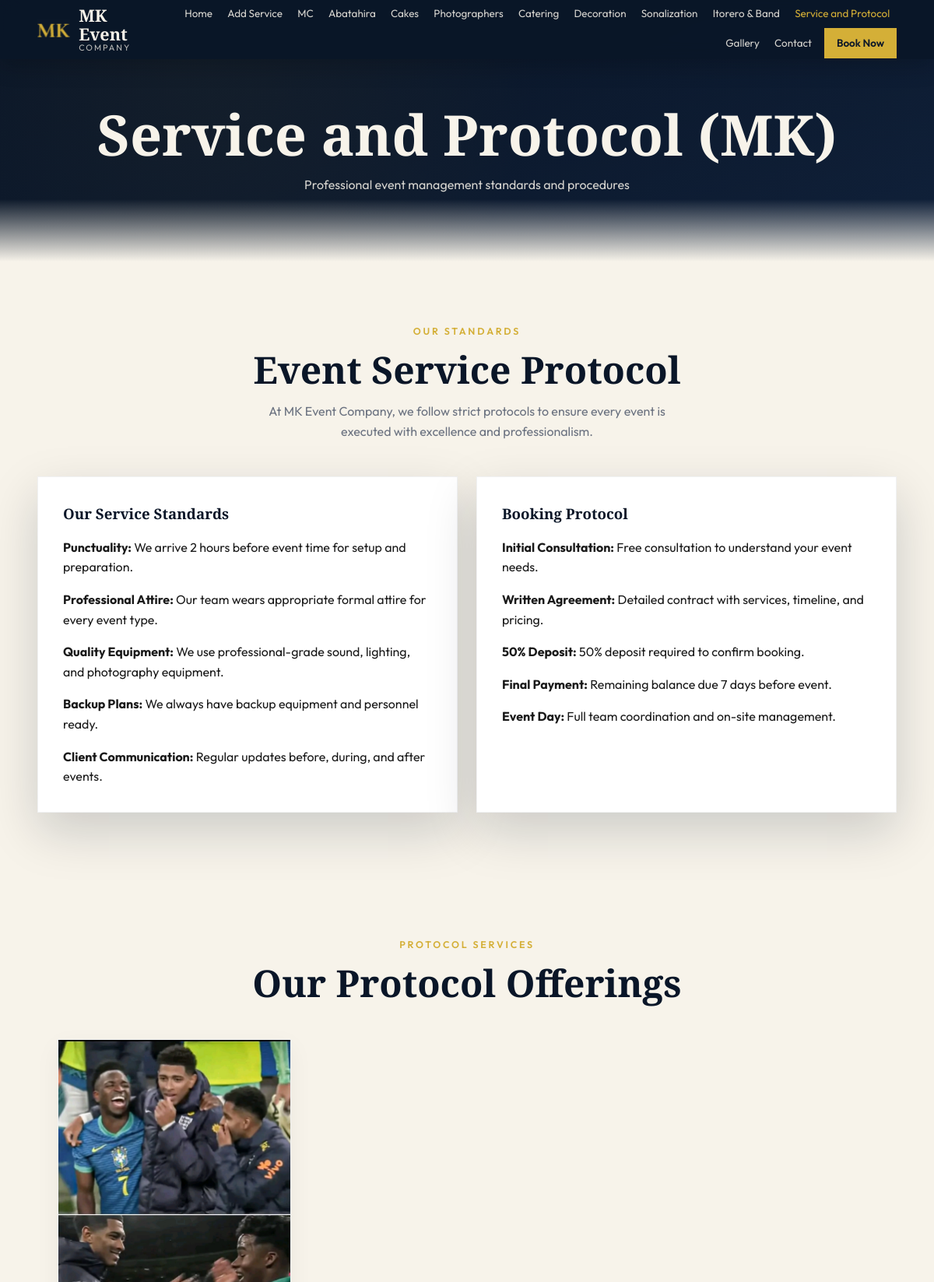
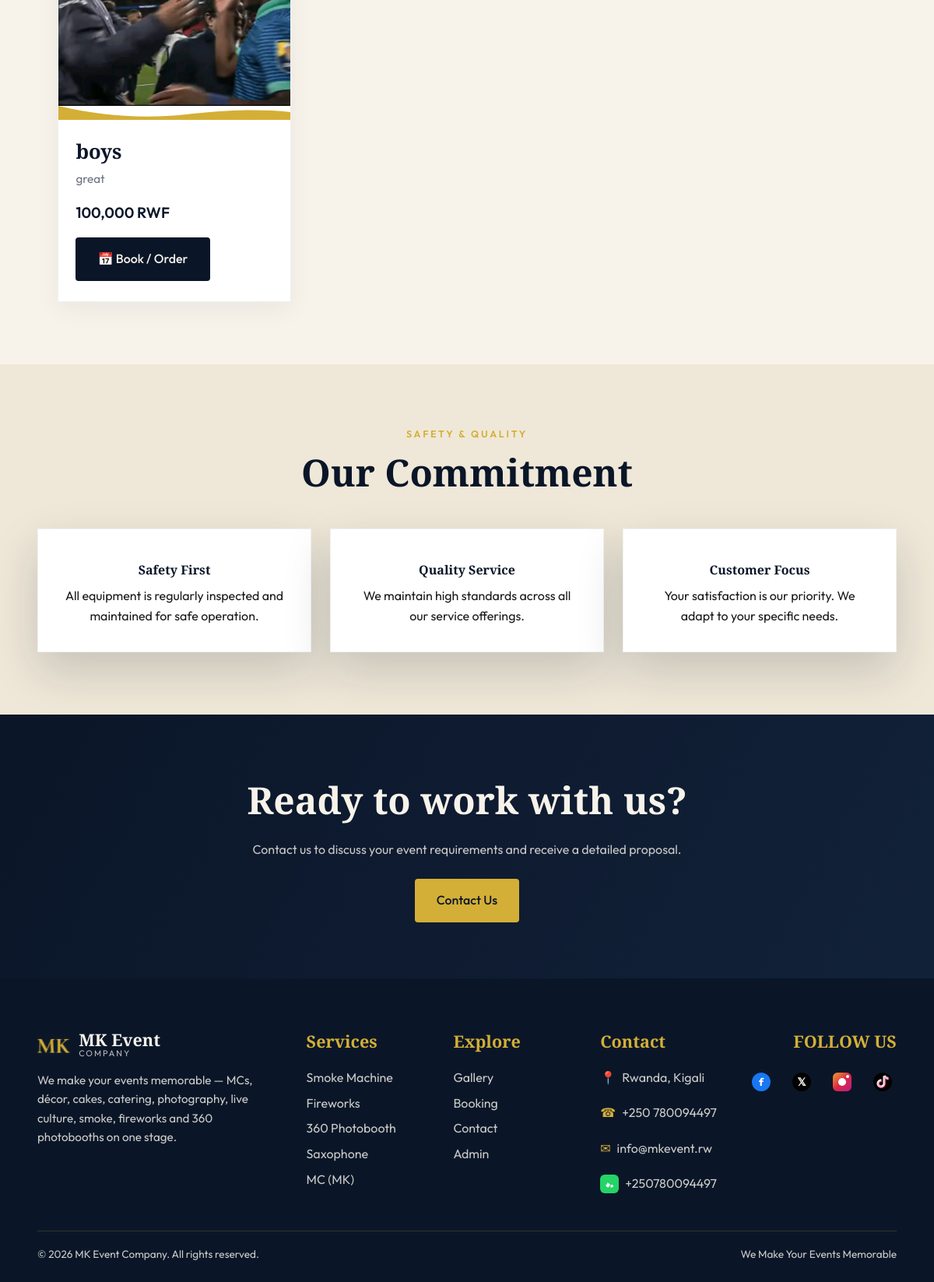
The page /pages/service-protocol.php on the database its author committed (2 pictures, top to bottom).
### tables this page shows
CREATE TABLE `service_protocols` (
  `id` int(11) NOT NULL,
  `title` varchar(150) NOT NULL,
  `photo` varchar(255) DEFAULT NULL,
  `description` text DEFAULT NULL,
  `price` decimal(12,2) DEFAULT 0.00,
  `status` enum('available','unavailable') DEFAULT 'available',
  `created_at` timestamp NOT NULL DEFAULT current_timestamp()
);

CREATE TABLE `settings` (
  `id` int(11) NOT NULL,
  `site_name` varchar(150) DEFAULT 'MK Event Company',
  `tagline` varchar(255) DEFAULT 'We Make Your Events Memorable',
  `phone` varchar(50) DEFAULT '+250 788 000 000',
  `email` varchar(150) DEFAULT 'info@mkevent.rw',
  `address` text DEFAULT NULL,
  `facebook` varchar(255) DEFAULT NULL,
  `instagram` varchar(255) DEFAULT NULL,
  `twitter` varchar(255) DEFAULT NULL,
  `whatsapp` varchar(50) DEFAULT NULL,
  `about_text` text DEFAULT NULL
);

### includes/db.php (called while the page is built, shortened)
<?php
function mk_db() {
    static $conn = null;
    if ($conn === null) {
        try {
            $conn = new PDO('mysql:host=localhost;dbname=MK;charset=utf8', 'root', '', array(
                PDO::ATTR_ERRMODE => PDO::ERRMODE_EXCEPTION,
                PDO::ATTR_DEFAULT_FETCH_MODE => PDO::FETCH_ASSOC,
            ));
        } catch (PDOException $e) {
            $conn = false;
        }
    }
    return $conn;
}
function mk_api($path) {
    $db = mk_db();
    $path = trim($path, '/');
    $map = array(
        'settings' => 'settings',
        'mcs' => 'mcs',
        'abatahira' => 'abatahira',
        'cakes' => 'cakes',
        'photographers' => 'photographers',
        'catering' => 'catering',
        'decorations' => 'decorations',
        'sonalization' => 'sonalization',
        'itorero-bands' => 'itorero_bands',
        'extra-services' => 'extra_services',
        'service-protocols' => 'service_protocols',
        'gallery' => 'gallery',
        'testimonials' => 'testimonials',
        'bookings' => 'bookings',
        'contact' => 'contact_messages',
        'stats' => null,
    );
    if ($path === 'settings') {
        return mk_api_rows($db, 'SELECT * FROM settings LIMIT 1', true);
    }
    if (isset($map[$path]) && $map[$path]) {
        $table = $map[$path];
        return mk_api_rows($db, "SELECT * FROM `$table` ORDER BY id DESC");
    }
    return array('success' => false, 'data' => array());
}
function mk_api_rows($db, $sql, $single = false) {
    try {
        $rows = $db->query($sql)->fetchAll();
        return array('success' => true, 'data' => $single ? (isset($rows[0]) ? $rows[0] : null) : $rows);
    } catch (PDOException $e) {
        error_log('mk_api query failed: ' . $e->getMessage());
        return array('success' => false, 'data' => array());
    }
}

### pages/service-protocol.php (the view)
<?php
require_once __DIR__ . '/../includes/layout.php';
$protocol = mk_api('service-protocols');
$p = isset($protocol['data']) ? $protocol['data'] : array();
$content = '
<section class="page-hero"><div><h1>Service and Protocol (MK)</h1><p>Professional event management standards and procedures</p></div></section>
<section class="section">
  <div class="container">
    <div class="section-head">
      <div class="eyebrow">Our Standards</div>
      <h2>Event Service Protocol</h2>
      <p>At MK Event Company, we follow strict protocols to ensure every event is executed with excellence and professionalism.</p>
    </div>
    <div class="grid-2">
      <div class="form-card">
        <h3 style="font-family:var(--font-display);color:var(--navy);margin-bottom:1rem">Our Service Standards</h3>
        <ul style="display:grid;gap:1rem">
          <li><strong>Punctuality:</strong> We arrive 2 hours before event time for setup and preparation.</li>
          <li><strong>Professional Attire:</strong> Our team wears appropriate formal attire for every event type.</li>
          <li><strong>Quality Equipment:</strong> We use professional-grade sound, lighting, and photography equipment.</li>
          <li><strong>Backup Plans:</strong> We always have backup equipment and personnel ready.</li>
          <li><strong>Client Communication:</strong> Regular updates before, during, and after events.</li>
        </ul>
      </div>
      <div class="form-card">
        <h3 style="font-family:var(--font-display);color:var(--navy);margin-bottom:1rem">Booking Protocol</h3>
        <ul style="display:grid;gap:1rem">
          <li><strong>Initial Consultation:</strong> Free consultation to understand your event needs.</li>
          <li><strong>Written Agreement:</strong> Detailed contract with services, timeline, and pricing.</li>
          <li><strong>50% Deposit:</strong> 50% deposit required to confirm booking.</li>
          <li><strong>Final Payment:</strong> Remaining balance due 7 days before event.</li>
          <li><strong>Event Day:</strong> Full team coordination and on-site management.</li>
        </ul>
      </div>
    </div>
  </div>
</section>
<section class="section">
  <div class="container">
    <div class="section-head">
      <div class="eyebrow">Protocol Services</div>
      <h2>Our Protocol Offerings</h2>
    </div>';
if (empty($p)) {
  $content .= '<p style="color:var(--muted)">No protocol services available yet.</p>';
} else {
  $content .= '<div class="grid-3">';
  foreach ($p as $item) {
    $photo = isset($item['photo']) ? htmlspecialchars($item['photo']) : '';
    $photoPath = $photo ? mk_url('/uploads/service-protocols/') . $photo : '';
    $content .= '<article class="service-card">
      <div class="media">' . ($photoPath ? '<img src="' . $photoPath . '" alt="' . htmlspecialchars($item['title']) . '" style="width:100%;height:100%;object-fit:cover" />' : '<div class="initial">' . strtoupper(substr($item['title'], 0, 1)) . '</div>') . '</div>
      <div class="divider"></div>
      <div class="body">
        <h3>' . htmlspecialchars($item['title']) . '</h3>
        <p>' . htmlspecialchars($item['description']) . '</p>
        <div class="price">' . number_format($item['price']) . ' RWF</div>
        <a class="btn btn-dark" href="' . mk_url('/pages/booking.php') . '?service=service_protocol&amp;id=' . $item['id'] . '">&#x1F4C5; Book / Order</a>
      </div>
    </article>';
  }
  $content .= '</div>';
}
$content .= '
</section>
<section class="section" style="background:var(--cream)">
  <div class="container">
    <div class="section-head">
      <div class="eyebrow">Safety & Quality</div>
      <h2>Our Commitment</h2>
    </div>
    <div class="grid-3">
      <div class="form-card" style="text-align:center">
        <h3 style="font-size:2rem;margin-bottom:.5rem"></h3>
        <h4 style="font-family:var(--font-display);color:var(--navy);margin-bottom:.5rem">Safety First</h4>
        <p>All equipment is regularly inspected and maintained for safe operation.</p>
      </div>
      <div class="form-card" style="text-align:center">
        <h3 style="font-size:2rem;margin-bottom:.5rem"></h3>
        <h4 style="font-family:var(--font-display);color:var(--navy);margin-bottom:.5rem">Quality Service</h4>
        <p>We maintain high standards across all our service offerings.</p>
      </div>
      <div class="form-card" style="text-align:center">
        <h3 style="font-size:2rem;margin-bottom:.5rem"></h3>
        <h4 style="font-family:var(--font-display);color:var(--navy);margin-bottom:.5rem">Customer Focus</h4>
        <p>Your satisfaction is our priority. We adapt to your specific needs.</p>
      </div>
    </div>
  </div>
</section>
<section class="cta-band">
  <h2>Ready to work with us?</h2>
  <p>Contact us to discuss your event requirements and receive a detailed proposal.</p>
  <a href="' . mk_url('/pages/contact.php') . '" class="btn btn-gold">Contact Us</a>
</section>';
mk_page('Service and Protocol (MK)', $content, 'service-protocol');

### includes/layout.php (shortened to what this page needs)
<?php
require_once __DIR__ . '/db.php';
function mk_url($path = '') {
    return MK_BASE . $path;
}
function mk_page($title, $content, $active = '') {
    $year = date('Y');
    $isHome = ($active === 'home');
    $headerClass = $isHome ? 'site-header' : 'site-header scrolled';
    $settings = mk_api('settings');
    $s = isset($settings['data']) ? $settings['data'] : array();
    $phone = isset($s['phone']) ? $s['phone'] : '+250 788 000 000';
    $email = isset($s['email']) ? $s['email'] : 'info@mkevent.rw';
    $address = isset($s['address']) ? $s['address'] : 'Kigali, Rwanda';
    $whatsapp = isset($s['whatsapp']) ? $s['whatsapp'] : '+2507880094497';
    $facebook = isset($s['facebook']) ? $s['facebook'] : 'https://facebook.com/mkevent';
    $instagram = isset($s['instagram']) ? $s['instagram'] : 'https://instagram.com/mkevent';
    $twitter = isset($s['twitter']) ? $s['twitter'] : 'https://twitter.com/mkevent';
    $tiktok = isset($s['tiktok']) ? $s['tiktok'] : 'https://tiktok.com/@mkevent';
    $cssVer = (string) @filemtime(__DIR__ . '/../assets/css/style.css');
    $jsVer = (string) @filemtime(__DIR__ . '/../assets/js/main.js');
    $base = MK_BASE;
    echo '<!DOCTYPE html>
<html lang="en">
<head>
  <title>' . htmlspecialchars($title) . ' | MK Event Company</title>
  <link rel="icon" type="image/png" href="' . $base . '/assets/logo.png" />
  <link rel="shortcut icon" type="image/png" href="' . $base . '/assets/logo.png" />
  <link rel="apple-touch-icon" href="' . $base . '/assets/logo.png" />
  <link rel="stylesheet" href="' . $base . '/assets/css/style.css?v=' . $cssVer . '" />
</head>
<body>
<header class="' . $headerClass . '" id="siteHeader">
  <div class="container nav-wrap">
    <a href="' . $base . '/" class="logo">
      <img src="' . $base . '/assets/logo.png" alt="MK Event Company" class="logo-img" />
      <div class="logo-text"><strong>MK Event</strong><span>Company</span></div>
    </a>
    <nav class="nav-links" id="navLinks">
      <a href="' . $base . '/" class="' . ($active==='home'?'active':'') . '">Home</a>
      <div class="nav-drop' . (in_array($active, array('smoke','fireworks','photobooth','saxophone'), true) ? ' active' : '') . '">
        <button class="nav-drop-btn" type="button">Add Service</button>
          <a href="' . $base . '/pages/smoke-machine.php" class="' . ($active==='smoke'?'active':'') . '">Smoke Machine</a>
          <a href="' . $base . '/pages/fireworks.php" class="' . ($active==='fireworks'?'active':'') . '">Fireworks</a>
          <a href="' . $base . '/pages/photobooth.php" class="' . ($active==='photobooth'?'active':'') . '">360 Photobooth</a>
          <a href="' . $base . '/pages/saxophone.php" class="' . ($active==='saxophone'?'active':'') . '">Saxophone</a>
      </div>
      <a href="' . $base . '/pages/mc.php" class="' . ($active==='mc'?'active':'') . '">MC</a>
      <a href="' . $base . '/pages/abatahira.php" class="' . ($active==='abatahira'?'active':'') . '">Abatahira</a>
      <a href="' . $base . '/pages/cakes.php" class="' . ($active==='cakes'?'active':'') . '">Cakes</a>
      <a href="' . $base . '/pages/photographers.php" class="' . ($active==='photographers'?'active':'') . '">Photographers</a>
      <a href="' . $base . '/pages/catering.php" class="' . ($active==='catering'?'active':'') . '">Catering</a>
      <a href="' . $base . '/pages/decoration.php" class="' . ($active==='decoration'?'active':'') . '">Decoration</a>
      <a href="' . $base . '/pages/sonalization.php" class="' . ($active==='sonalization'?'active':'') . '">Sonalization</a>
      <a href="' . $base . '/pages/itorero-band.php" class="' . ($active==='itorero'?'active':'') . '">Itorero & Band</a>
      <a href="' . $base . '/pages/service-protocol.php" class="' . ($active==='service-protocol'?'active':'') . '">Service and Protocol</a>
      <a href="' . $base . '/pages/gallery.php" class="' . ($active==='gallery'?'active':'') . '">Gallery</a>
      <a href="' . $base . '/pages/contact.php" class="' . ($active==='contact'?'active':'') . '">Contact</a>
      <a href="' . $base . '/pages/booking.php" class="nav-cta">Book Now</a>
    </nav>
  </div>
</header>
<main>' . $content . '</main>
<footer class="site-footer">
  <div class="container footer-grid">
    <div class="footer-brand">
      <div class="logo">
        <img src="' . $base . '/assets/logo.png" alt="MK Event Company" class="logo-img" />
        <div class="logo-text"><strong>MK Event</strong><span>Company</span></div>
      </div>
      <p>We make your events memorable — MCs, décor, cakes, catering, photography, live culture, smoke, fireworks and 360 photobooths on one stage.</p>
    </div>
    <div><h4>Services</h4><ul>
      <li><a href="' . $base . '/pages/smoke-machine.php">Smoke Machine</a></li>
      <li><a href="' . $base . '/pages/fireworks.php">Fireworks</a></li>
      <li><a href="' . $base . '/pages/photobooth.php">360 Photobooth</a></li>
      <li><a href="' . $base . '/pages/saxophone.php">Saxophone</a></li>
      <li><a href="' . $base . '/pages/mc.php">MC (MK)</a></li>
    </ul></div>
    <div><h4>Explore</h4><ul>
      <li><a href="' . $base . '/pages/gallery.php">Gallery</a></li>
      <li><a href="' . $base . '/pages/booking.php">Booking</a></li>
      <li><a href="' . $base . '/pages/contact.php">Contact</a></li>
      <li><a href="' . $base . '/pages/admin.php">Admin</a></li>
    </ul></div>
    <div><h4>Contact</h4><ul style="display:flex;flex-direction:column;gap:.8rem">
      <li style="display:flex;align-items:center;gap:.5rem"><span style="color:var(--gold)">&#x1F4CD;</span> <span style="color:rgba(247,243,234,.82)">' . htmlspecialchars($address) . '</span></li>
      <li style="display:flex;align-items:center;gap:.5rem"><span style="color:var(--gold)">&#x260E;</span> <a href="tel:' . preg_replace('/[^0-9+]/', '', $phone) . '" style="color:rgba(247,243,234,.82);text-decoration:none">' . htmlspecialchars($phone) . '</a></li>
      <li style="display:flex;align-items:center;gap:.5rem"><span style="color:var(--gold)">&#x2709;</span> <a href="mailto:' . htmlspecialchars($email) . '" style="color:rgba(247,243,234,.82);text-decoration:none">' . htmlspecialchars($email) . '</a></li>
      <li style="display:flex;align-items:center;gap:.5rem">
        <a href="https://wa.me/' . preg_replace('/[^0-9]/', '', $whatsapp) . '" target="_blank" style="color:rgba(247,243,234,.82);text-decoration:none">' . htmlspecialchars($whatsapp) . '</a>
      </li>
    </ul></div>
    <div class="footer-social">
      <h4>FOLLOW US</h4>
      <div class="social-links">
        <a href="' . htmlspecialchars($facebook) . '" target="_blank" aria-label="Facebook">
          <svg width="24" height="24" viewBox="0 0 24 24" fill="none" xmlns="http://www.w3.org/2000/svg">
            <circle cx="12" cy="12" r="12" fill="#1877f2"/>
            <text x="12" y="17" text-anchor="middle" fill="white" font-size="14" font-weight="bold">f</text>
          </svg>
        </a>
        <a href="' . htmlspecialchars($twitter) . '" target="_blank" aria-label="Twitter">
          <svg width="24" height="24" viewBox="0 0 24 24" fill="none" xmlns="http://www.w3.org/2000/svg">
            <circle cx="12" cy="12" r="12" fill="#000"/>
            <text x="12" y="17" text-anchor="middle" fill="white" font-size="14" font-weight="bold">𝕏</text>
          </svg>
        </a>
        <a href="' . htmlspecialchars($instagram) . '" target="_blank" aria-label="Instagram">
        </a>
        <a href="' . htmlspecialchars($tiktok) . '" target="_blank" aria-label="TikTok">
        </a>
      </div>
    </div>
  </div>
  <div class="container footer-bottom">
    <span>&copy; ' . $year . ' MK Event Company. All rights reserved.</span>
    <span>We Make Your Events Memorable</span>
  </div>
</footer>
<script src="' . $base . '/assets/js/main.js?v=' . $jsVer . '"></script>
<script>var MK_BASE = ' . json_encode($base) . ';</script>
</body>
</html>';
}

### rows shown on the page
service_protocols: photo (picture), title "boys", description "great", price "100,000"
settings: address "Rwanda, Kigali", phone "+250 780094497", email "info@mkevent.rw", whatsapp "+250780094497"
